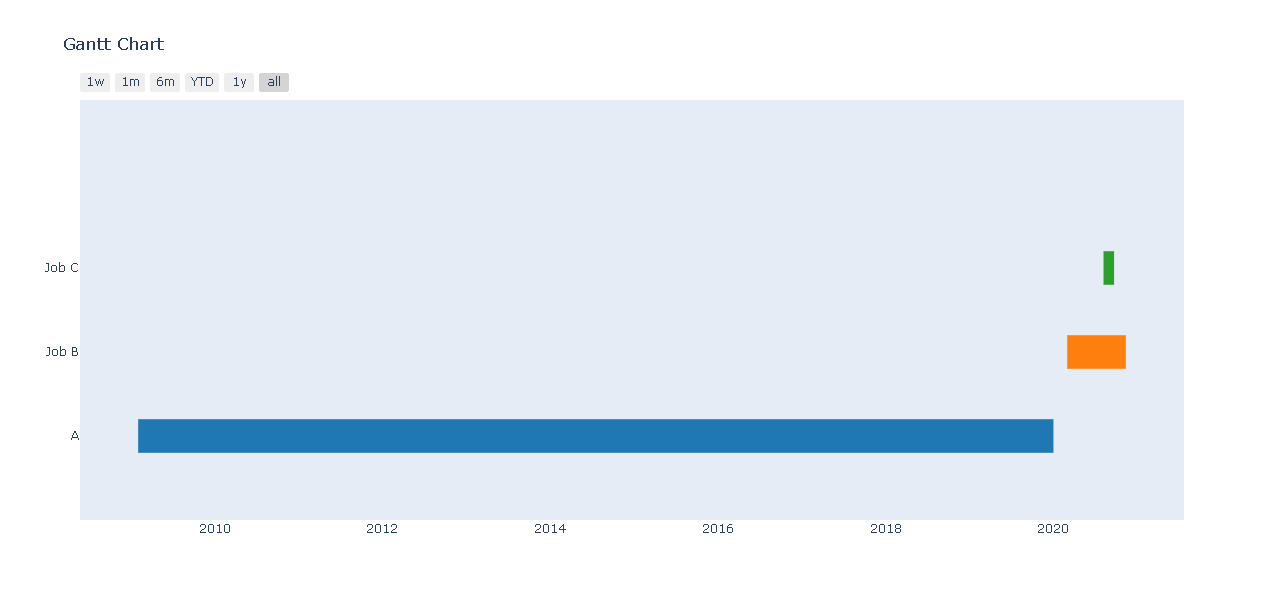

The script that drew this image:
import plotly.figure_factory as ff  # Biblioteca usada para criar gráficos

df = [dict(Task="A", Start='2020-01-01', Finish='2009-02-02'), # DataFrame com conjunto de dados
    dict(Task="Job B", Start='2020-03-01', Finish='2020-11-11'),
    dict(Task="Job C", Start='2020-08-06', Finish='2020-09-21')]

fig = ff.create_gantt(df)  # Cria o objeto com os dados de x e y
fig.show() # Plota o gráfico

# plotly.express pode criar toda a fígura de uma só vez. Ele usa a graph_objects internamente
# long-form data é adequado para armazenar e exibir dados multivariados, ou seja, com dimensões superiores a 2.
